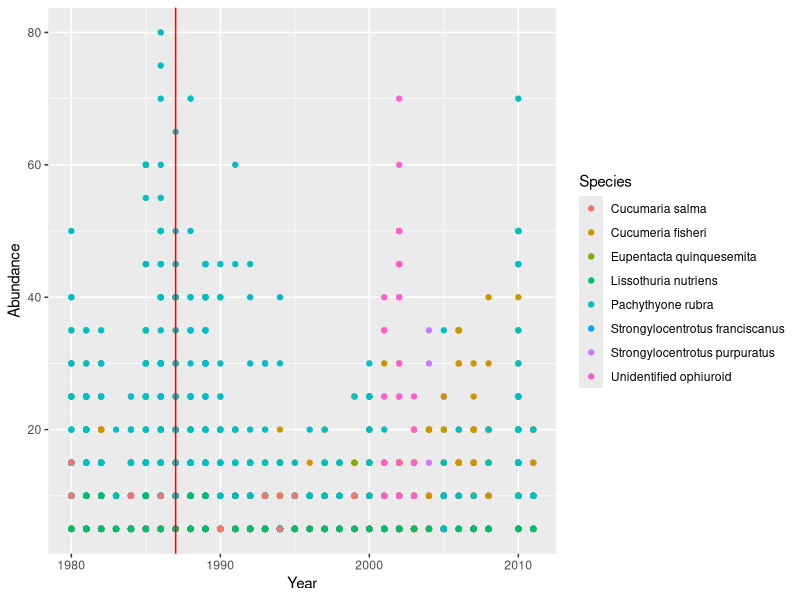
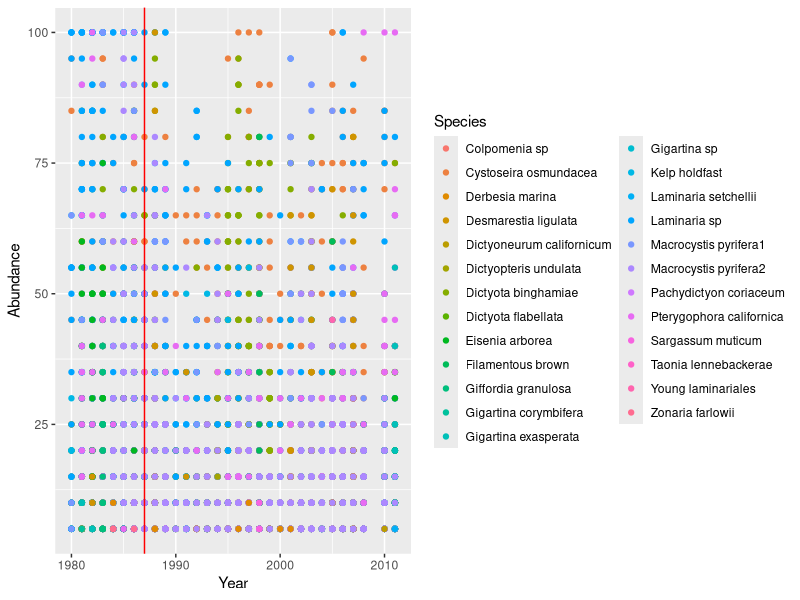
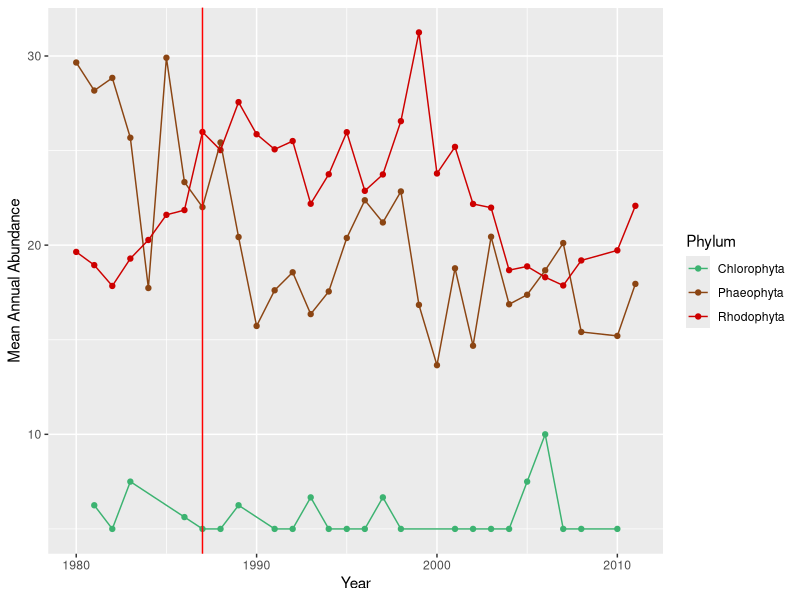

Write R code to recreate these figures, in order.
## ---- chunk 1
knitr::opts_chunk$set(echo = TRUE)
library(tidyverse)
library(ggplot2)
library(dplyr)
## ---- chunk 2
kelp <-read.csv("final_rawdata.csv",stringsAsFactors = TRUE)
unique(kelp$GENUS_SPECIES)
## ---- chunk 3

## Removing Columns
kelp_cleaned <- kelp %>% 
                  select(-SAMPLE_DESC,
                         -BIOMAS)


## Renaming Columns
kelp_cleaned <- kelp_cleaned %>% 
                        rename(Abundance = ABUNDANCE, 
                               Species = `GENUS_SPECIES`,
                               Plot = PLOT,
                               Latitude = LATITUDE,
                               Longitude = LONGITUDE,
                               Day = DAY, 
                               Month = MONTH,
                               Year = YEAR) 

## Adding Date Column
kelp_cleaned['Date'] <- NA
kelp_cleaned$Date<-as.Date(with(kelp_cleaned,paste(Year,Month,Day,sep="-")),"%Y-%m-%d")


## Adding Phylum Column
phylum <- read.csv("phylum.csv", stringsAsFactors = TRUE)
kelp_cleaned <- left_join(kelp_cleaned, phylum, by="Species")



## Organizing Columns
kelp_cleaned = select(kelp_cleaned, Abundance, Phylum, Species, Plot, Latitude, Longitude, Date, Year, Month, Day)


head(kelp_cleaned)
## ---- chunk 4
ggplot(subset(kelp_cleaned, Phylum %in% "Echinodermata"),
       aes(Year, Abundance)) +
  geom_point(aes(color = Species)) +
  geom_vline(xintercept= 1987, color= 'red')
## ---- chunk 5
ggplot(subset(kelp_cleaned, Phylum %in% "Phaeophyta"),
       aes(Year, Abundance)) +
  geom_point(aes(color = Species)) +
  geom_vline(xintercept= 1987, color= 'red')
## ---- chunk 6
# Subsetting by algae: 
algae_year <- kelp_cleaned %>%
  select(Abundance, Year, Date, Species, Phylum) %>% 
  filter(Phylum == "Rhodophyta" | Phylum == "Chlorophyta" |
           Phylum == "Phaeophyta") %>% 
  group_by(Year, Phylum) %>%
  summarize(Mean_Abundance = mean(Abundance))


ggplot(data=algae_year, aes(x=Year, y=Mean_Abundance, 
                            color=Phylum, by=Phylum)) + 
  geom_point() + geom_line() +
  geom_vline(xintercept= 1987, color= 'red') + 
  scale_color_manual(values = c("mediumseagreen", "chocolate4", 
                                "red3")) +
  labs(x="Year", y="Mean Annual Abundance")
